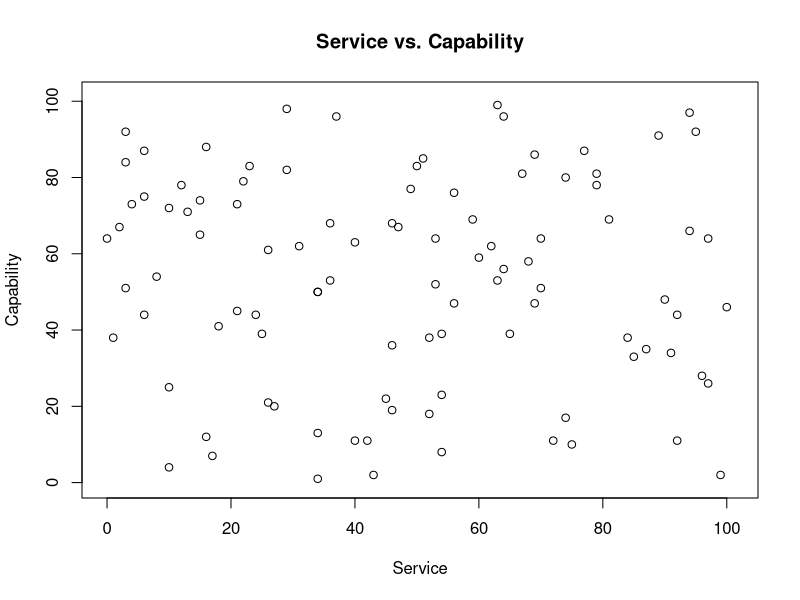

Write the R code that produced this figure.
#!/usr/bin/env Rscript
# Author: Cody Lewis
# Date: 2018-12-28
# Description:
# A simulation of the trust model described in http://people.cs.vt.edu/~irchen/5984/pdf/Saied-CS14.pdf

RESTRICTED_REPORT <- -1 # Marker showing that the report is restricted
time <- as.numeric(Sys.time())

# Calculate a 1 dimensional distance between 2 points in a vector
find_dist <- function(vec, target, current_index) {
    abs(target - vec[current_index])
}

# Find the distance between a report's context and a target context
report_dist <- function(node_reports, s_target, c_target, eta, dS_max_sq, dC_max_sq, S_max, C_max, j) {
    min(
        sqrt(
            (dS_max_sq + dC_max_sq) *
            ((find_dist(node_reports$service, s_target, j)**2 / dS_max_sq) +
            (find_dist(node_reports$capability, c_target, j)**2 / dC_max_sq))
        ),
        ifelse(
            node_reports$note[j] >= 0,
            sqrt(
                (dS_max_sq + dC_max_sq) *
                (((S_max - node_reports$service[j]) / (S_max - (s_target - eta)))**2 +
                (node_reports$capability[j] / (c_target + eta))**2)
            ),
            sqrt(
                (dS_max_sq + dC_max_sq) *
                (((C_max - node_reports$capability[j]) / (C_max - (c_target - eta)))**2 +
                (node_reports$service[j] / (s_target + eta))**2)
            )
        )
    )
}

# Find the distance of between a nodes reports and the target conditions
restrict_reports <- function(node_reports, s_target, c_target, eta) {
    dS_max_sq = find_dist(node_reports$service, s_target, length(node_reports$service))**2
    dC_max_sq = find_dist(node_reports$capability, c_target, length(node_reports$capability))**2
    S_max = node_reports$service[length(node_reports$service)]
    C_max = node_reports$capability[length(node_reports$capability)]
    t = sqrt(dS_max_sq + dC_max_sq)
    d <- c()
    for(j in seq(1, length(node_reports$service))) {
        d[j] = report_dist(node_reports, s_target, c_target, eta, dS_max_sq, dC_max_sq, S_max, C_max, j)
        if(is.nan(d[j]) || d[j] >= t) {
            d[j] = RESTRICTED_REPORT
        }
    }
    d
}

find_s <- function(note_j) {
    (1 / 2) * (note_j**2 - note_j)
}

# Give the reports a weight based on how recent they were
weigh_reports <- function(lambda, theta, node_reports, report_distances) {
    w = c()
    for(j in seq(1, length(node_reports$service))) {
        w[j] = (lambda ** report_distances[j]) *
            (theta ** ((find_s(node_reports$note[j]) + 1) * (time - node_reports$time[j])))
    }
    w
}

# Find the trust values of the proxies
compute_trust <- function(R, w) {
    T = c()
    for(i in seq(1, length(w))) {
        numerator = 0
        denominator = 0
        for(j in seq(1, length(w[[i]]))) {
            if(w[[i]][[j]] != RESTRICTED_REPORT) {
                numerator = numerator + (as.numeric(w[[i]][[j]]) * R[[i]]$quality_of_recommendation[j] * R[[i]]$note[j])
                denominator = denominator + as.numeric(w[[i]][[j]])
            }
        }
        T[i] = ifelse(numerator == 0 || denominator == 0,
                -2,
                numerator / denominator
            )
    }
    T
}

# Select suitable entities for a target service
entity_selection <- function(lambda, theta, eta, R, s_target, c_target) {
    d = list()
    w = list()
    for(i in seq(1, length(R))) {
        d[[i]] = restrict_reports(R[[i]], s_target, c_target, eta)
        w[[i]] = ifelse(d[[i]] == RESTRICTED_REPORT,
                        RESTRICTED_REPORT,
                        weigh_reports(lambda, theta, R[[i]], d[[i]]))
    }
    T = compute_trust(R, w)
    print(T)
}

# The main thread, driver function
main <- function() {
    args = commandArgs(trailingOnly=TRUE)
    theta=lambda=eta=s_target=c_target=0
    for(i in seq(1, length(args), by=2)) {
        if(args[i] == "--theta" || args[i] == "-t") {
            theta = as.numeric(args[i + 1])
        } else if(args[i] == "--lambda" || args[i] == "-l") {
            lambda = as.numeric(args[i + 1])
        } else if(args[i] == "--eta" || args[i] == "-e") {
            eta = as.numeric(args[i + 1])
        } else if(args[i] == "--Starget" || args[i] == "-st") {
            s_target = as.numeric(args[i + 1])
        } else if(args[i] == "--Ctarget" || args[i] == "-ct") {
            c_target = as.numeric(args[i + 1])
        }
    }
    print(sprintf("theta : %f, lambda : %f, eta : %d, Starget : %d, Ctarget : %d", theta, lambda, eta, s_target, c_target))
    R = list()
    for(i in seq(1, 100)) {
        R[[i]] = data.frame(
            service = floor(runif(100, min=0, max=101)),
            capability = floor(runif(100, min=0, max=101)),
            note = floor(runif(100, min=-1, max=2)),
            time = floor(runif(100, min=time - floor(runif(100, min=0, max=101)), max=time)),
            quality_of_recommendation = floor(runif(100, min=-1, max=2))
        )
    }
    plot(x=R[[1]]$service, y=R[[1]]$capability, xlab="Service", ylab="Capability", xlim=c(0, 101), ylim=c(0, 101), main="Service vs. Capability")
    entity_selection(lambda, theta, eta, R, s_target, c_target)
}

main()
